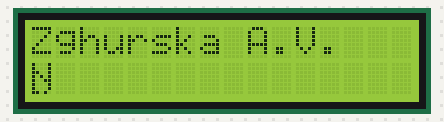
A sketch run on a simulated Arduino Uno, built with avr-gcc and run on an emulated ATmega328P. On the bench: 16×2 character LCD.

Above: at 0.19 s.
At 2.4 s:
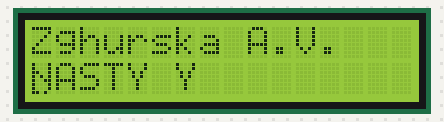
At 6.7 s:
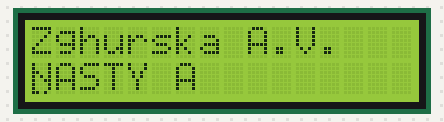
At 11.95 s:
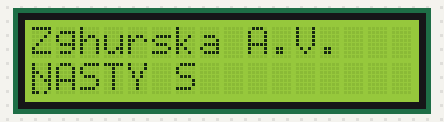
At 21.46 s:
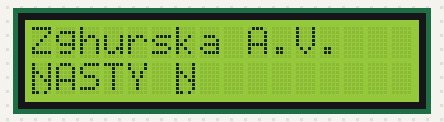
At 39.72 s:
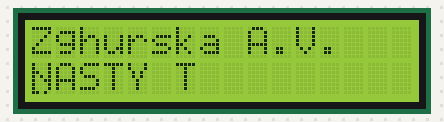

The sketch:

LcdCustomChar.ino
```cpp
#include <LiquidCrystal.h>

LiquidCrystal lcd(12, 11, 5, 4, 3, 2);

byte sym1[7] = {
  0b10001,
  0b10001,
  0b11001,
  0b10101,
  0b10011,
  0b10001,
  0b10001,
};

byte sym2[8] = {
  0b01110,
  0b10001,
  0b10001,
  0b10001,
  0b11111,
  0b10001,
  0b10001,
  0b00000
};

byte sym3[8] = {
  0b01111,
  0b10000,
  0b10000,
  0b01110,
  0b00001,
  0b00001,
  0b11110,
  0b00000

};
byte sym4[8] = {
  0b11111,
  0b00100,
  0b00100,
  0b00100,
  0b00100,
  0b00100,
  0b00100,
  0b00000
};
byte sym5[8] = {
 0b10001,
 0b10001,
 0b01010,
 0b01010,
 0b00100,
 0b00100,
 0b00100,
 0b00000
};
byte sym6[8] = {
  0b01110,
  0b10001,
  0b10001,
  0b10001,
  0b11111,
  0b10001,
  0b10001,
  0b00000
};

void setup() {

  lcd.begin(16, 2);
  lcd.print("Zghurska A.V.");

  lcd.createChar(1, sym1);
  lcd.createChar(2, sym2);
  lcd.createChar(3, sym3);
  lcd.createChar(4, sym4);
  lcd.createChar(5, sym5);
  lcd.createChar(6, sym6);
};

void loop() {

  lcd.setCursor(0, 1);
  for(int i = 1; i <6; i++){
    lcd.write(i);
  delay(250);
  }

  for(int i = 1; i <6; i++){
  lcd.setCursor(6, 1);
  lcd.write(i);
  delay(250);
  }

}
```

Measured:
- what the display in image 1 shows lasts 1.5 s, from 2.3 s to 3.8 s
